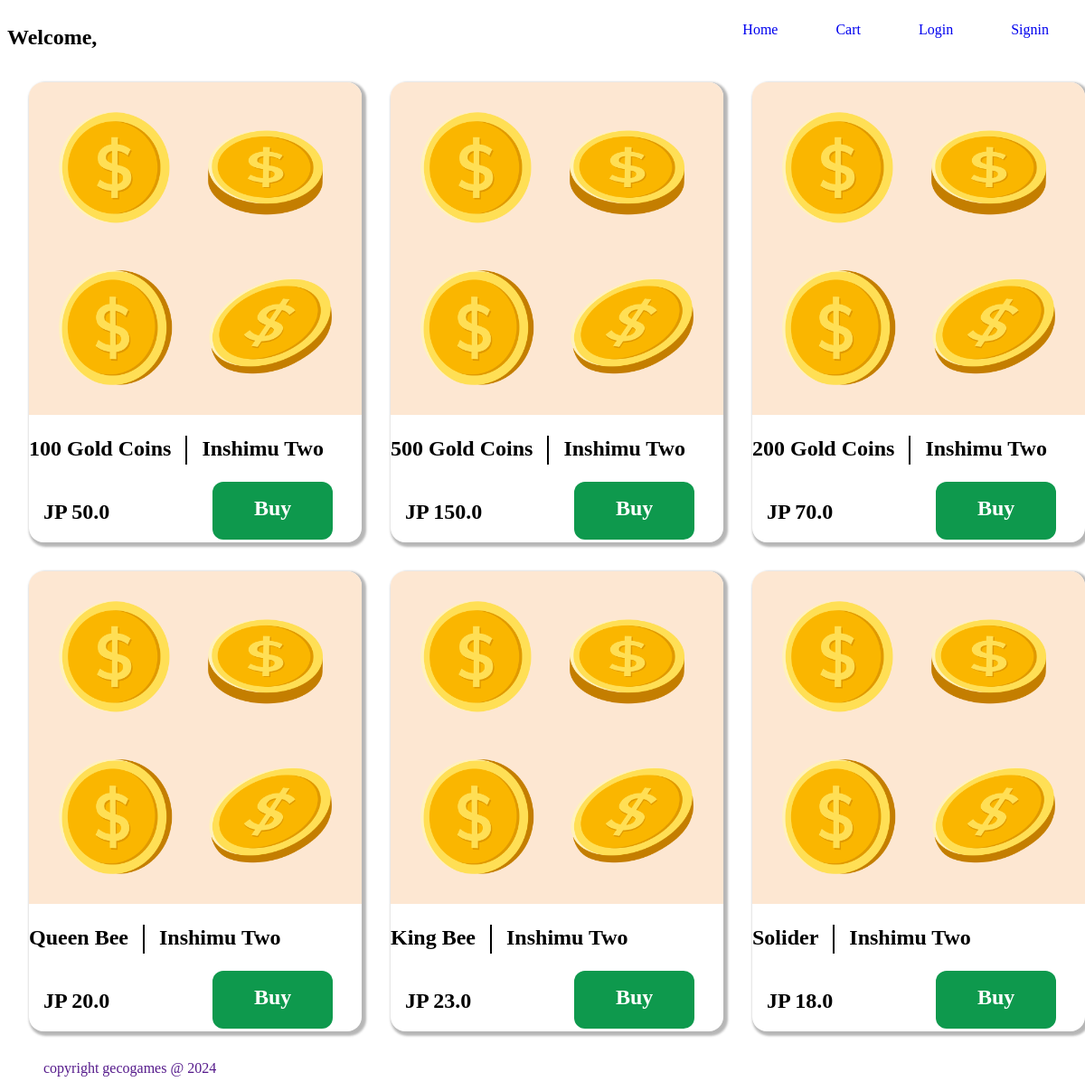
The page / on the database its author committed.
### web/models.py (models this page shows, shortened)
class Item(models.Model):
    category=models.ForeignKey(Category, related_name='items', on_delete=models.CASCADE)
    name=models.CharField(max_length=50)
    description=models.TextField(blank=True, null=True)
    price=models.FloatField()
    image=models.ImageField(upload_to='items_images', blank=True, null=True)
    is_sold=models.BooleanField(default=False)
    created_by=models.ForeignKey(User, related_name='items', on_delete=models.CASCADE)
    created_at=models.DateTimeField(default=datetime.now, blank=True)

### web/views.py (the view)
# urls.py: path('', views.home, name="home"),
def home(request):
    items=Item.objects.filter(is_sold=False)[0:6]
    categories=Category.objects.all()
    return render(request, 'index.html', {'items':items, 'categories':categories})

### web/templates/index.html (shortened to what this page needs)
{% extends "base.html" %}
    {% block content %}
    <div class="homepage">
        <main>
            <section>
                <div class="container">
                    {% for item in items %}
                    <div class="card">
                        <div class="cards">
                            <div class="img">
                                <img src="{{ item.image.url }}" alt="{{item.name}}">
                            </div>
                            <div class="content">
                                <div class="header">
                                    <h2 class="title">{{item.name}}</h2>
                                    <span class="divider"></span>
                                    <h2 class="game-title">Inshimu Two</h2>
                                </div>
                                <div class="purchase">
                                    <h2 class="price">JP {{item.price}}</h2>
                                    <h2 class="button"><a href="{% url 'getting' item.id %}">Buy</a></h2>
                                </div>
                            </div>
                        </div>
                    </div>
                    {%endfor%}
                </div>
            </section>
        </main>
        <footer>
            <ul>
                <li>
                    <a href="">copyright gecogames @ 2024</a>
                </li>
            </ul>
        </footer>
    </div>
</body>
</html>
{% endblock %}

### web/templates/base.html (shortened to what this page needs)
{% load static %}
<!DOCTYPE html>
<html lang="en">
  <head>
    <link rel="stylesheet" href="{% static '/css/nav.css'%}">
    <link rel="stylesheet" href="{% static '/css/style.css'%}">
    <link rel="stylesheet" href="{% static '/css/purchased.css'%}">
  </head>
  <body>
    {% if user.is_authenticated %}
    <nav>
      <h2>Welcome, {{user.username}}</h2>
      <ul>
        <li>
          <a href="/">Home</a>
      </li>
          <li>
              <a href="">JP Credits - {{user.userprofile.balance}}</a>
          </li>
          <li>
              <a href="{% url 'user_keys' %}">Cart</a>
          </li>
          <li>
              <a href="">More Credits</a>
          </li>
          <li>
              <a href="{% url 'logout' %}">Logout</a>
          </li>
      </ul>
  </nav>
    {% else %}
    <nav>
      <h2>Welcome, {{user.username}}</h2>
      <ul>
        <li>
          <a href="/">Home</a>
      </li>
          <li>
              <a href="{% url 'user_keys' %}">Cart</a>
          </li>
          <li>
              <a href="{% url 'login' %}">Login</a>
          </li>
          <li>
            <a href="{% url 'register' %}">Signin</a>
        </li>
      </ul>
  </nav>
    {% endif %}
    <div class="px-6 py-6">{% block content %}{% endblock %}</div>
  </body>
</html>

### web/static/css/nav.css (style rules this page uses)
nav { display: flex; justify-content: space-between; }
nav ul { display: flex; justify-content: space-between; }
nav ul li { margin: 0rem 2rem; }

### web/static/css/style.css (style rules this page uses)
ul { text-decoration: none; }
ul li { text-decoration: none; list-style: none; }
a { text-decoration: none; }
.homepage section .container { display: grid; grid-template-columns: 25rem 25rem 25rem; justify-content: center; }
.homepage section .container .card { margin: 1rem 1rem; }
.homepage section .container .cards { width: 100%; box-shadow: 2.5px 2.5px 2.5px 2.5px rgba(0, 0, 0, 0.288); margin: 0rem 1rem; border-radius: 1rem; }
.homepage section .cards img { width: 100%; border-radius: 1rem 1rem 0rem 0rem; }
.homepage section .cards .content .header .divider { border-left: 2px solid black; margin: 1.2rem 1rem; height: 2rem; }
.homepage section .cards .content .header { display: flex; }
.homepage section .cards .content .purchase { display: flex; justify-content: space-between; margin: 0rem 1rem; }
.homepage section .cards .content .purchase .button { background-color: rgb(14, 153, 77); width: 30%; height: 2rem; margin: 0rem 1rem; text-align: center; border-radius: 12px; padding: 1rem; }
.homepage section .cards .content .purchase .button a { color: white; margin: 4rem 1rem; }

### web/static/css/purchased.css (style rules this page uses)
a { text-decoration: none; }

### rows shown on the page
Item: image (picture), name "100 Gold Coins", price "50.0"
Item: image (picture), name "500 Gold Coins", price "150.0"
Item: image (picture), name "200 Gold Coins", price "70.0"
Item: image (picture), name "Queen Bee", price "20.0"
Item: image (picture), name "King Bee", price "23.0"
Item: image (picture), name "Solider", price "18.0"
